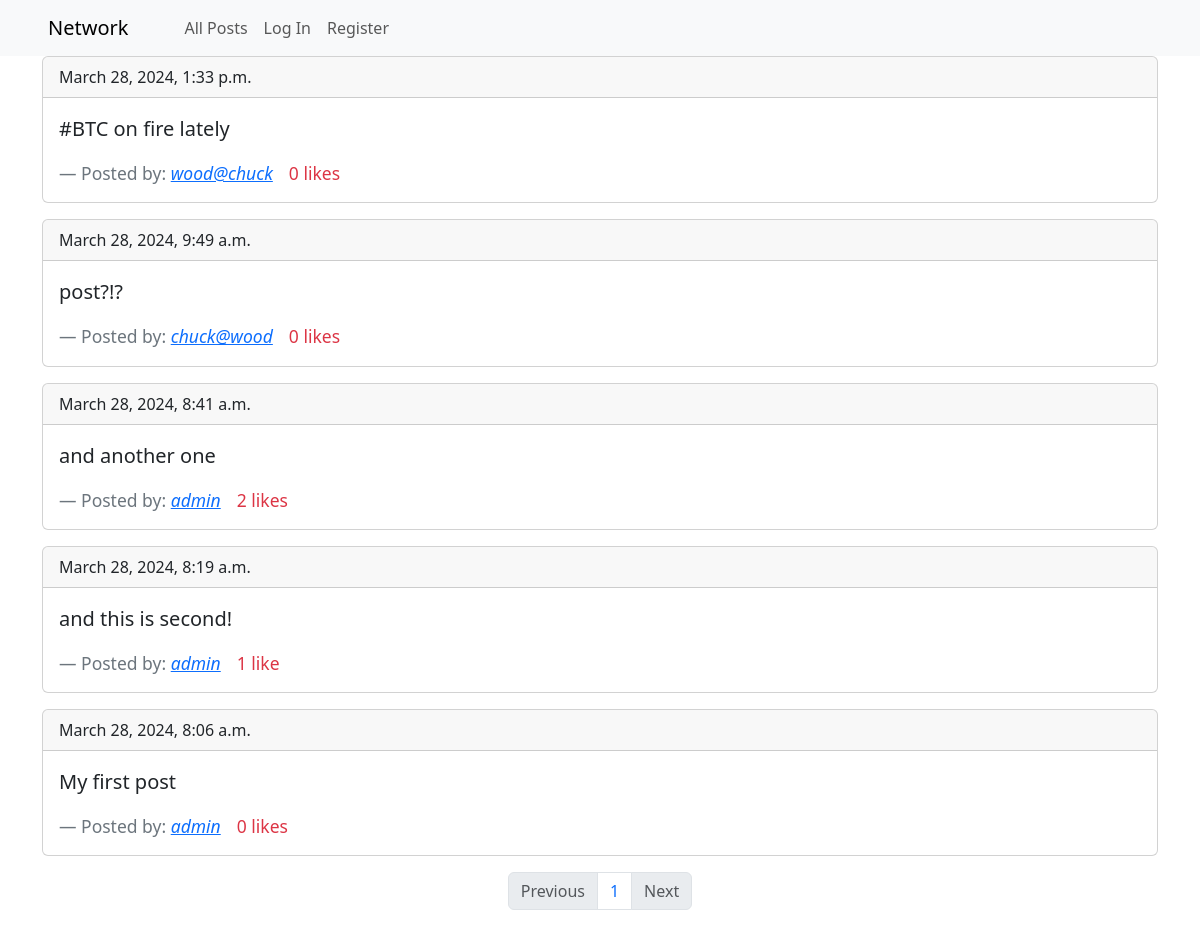
Before: / with the older database file.
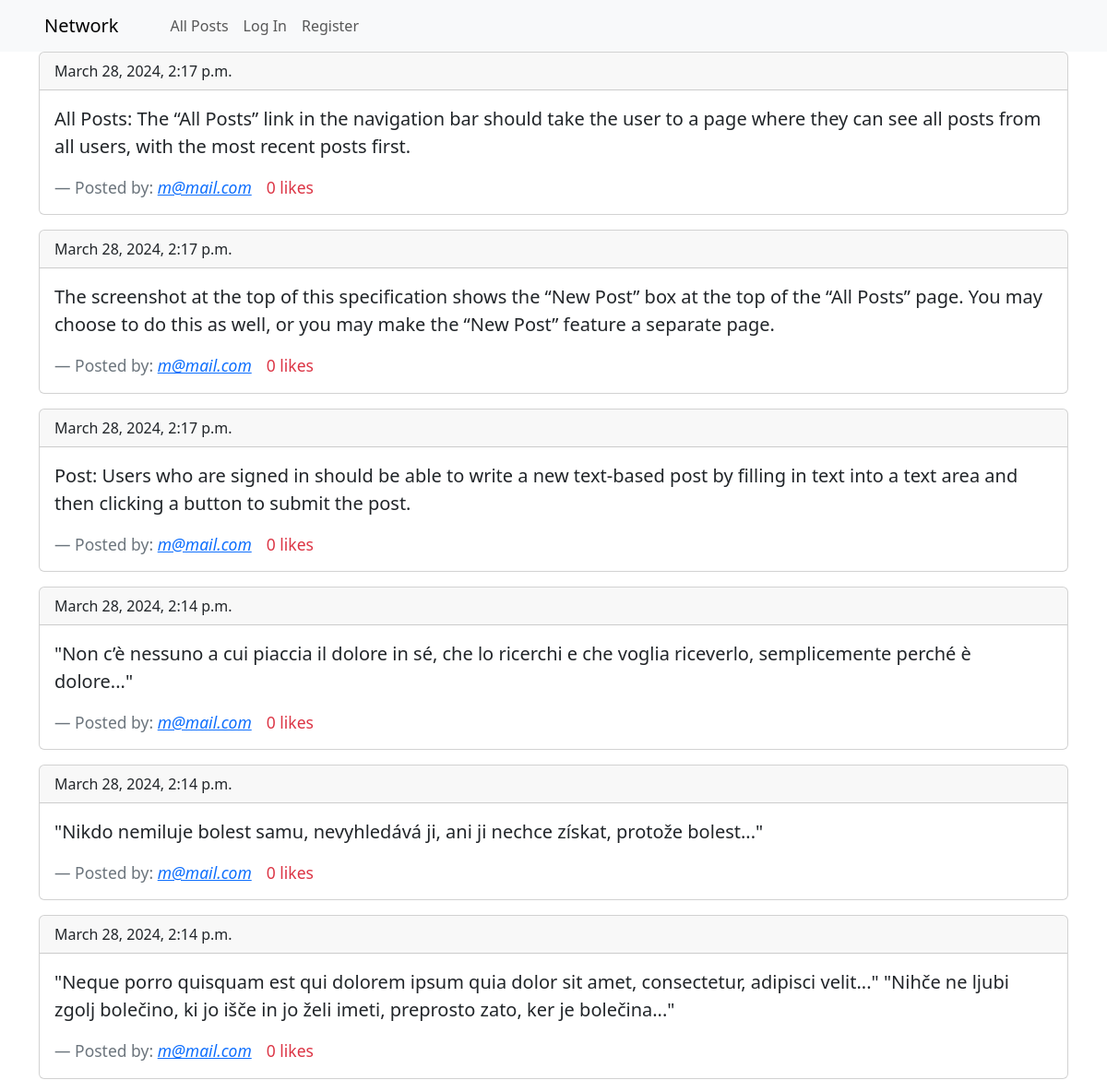
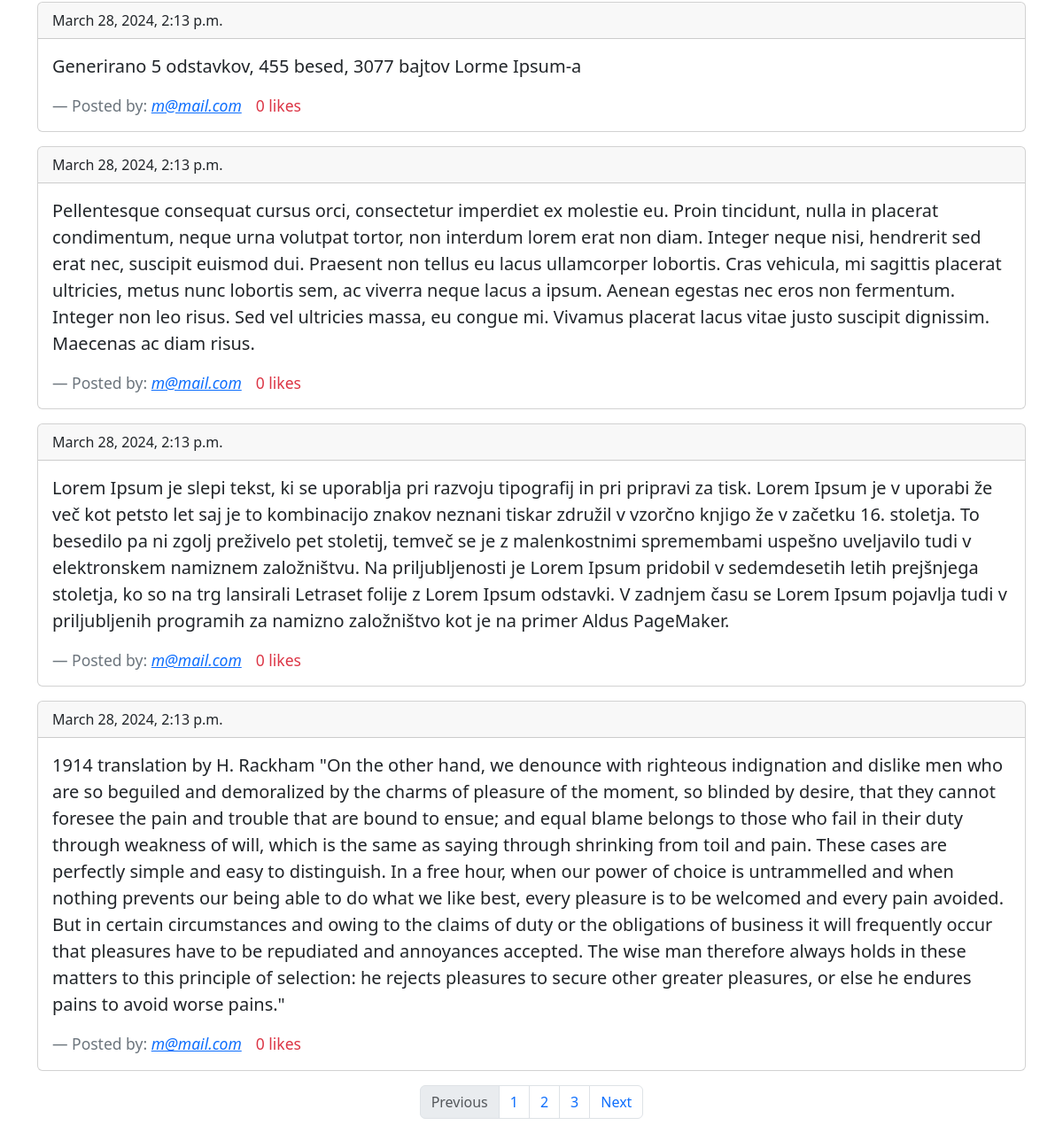
After: the same page with the newer database file (2 pictures, top to bottom).
### network/models.py (models this page shows, shortened)
class Post(models.Model):
    user = models.ForeignKey(User, on_delete=models.CASCADE, related_name='posts')
    content = models.TextField(max_length=1000)
    likes = models.IntegerField(default=0)
    timestamp = models.DateTimeField(auto_now_add=True)

class User(AbstractUser):
    pass

### network/views.py (the view)
# urls.py: path("", views.index, name="index"),
def index(request):
    posts = Post.objects.all().order_by("-timestamp")
    p = Paginator(posts, 10)
    page_number = request.GET.get('page')
    if not page_number:
        page_number = 1
    try:
        page_obj = p.page(page_number)
    except InvalidPage:
        page_obj = p.page(1)
    return render(request, "network/index.html", {
        "page_obj": page_obj,
    })

### network/templates/network/index.html (shortened to what this page needs)
{% extends "network/layout.html" %}
{% load static %}
{% block body %}
    <div class="container">
        {% for post in page_obj %}
            <div class="card mb-3">
                <div class="card-header">{{ post.timestamp }}</div>
                <div class="card-body">
                    <blockquote class="blockquote mb-0">
                        <p>{{ post.content }}</p>
                        <footer class="d-flex flex-row blockquote-footer mt-2">
                            Posted by:{{ "&nbsp;" }}
                            <cite title="Source Title">
                                <a href="{% url "user_profile" post.user.id %}">
                                    {{ post.user }}
                                </a>
                            </cite>
                            <div class="link link-danger ms-3" id="like_post">
                                {% if post.likes == 1 %}
                                    {{ post.likes }} like
                                {% else %}
                                    {{ post.likes }} likes
                                {% endif %}
                            </div>
                        </footer>
                    </blockquote>
                </div>
            </div>
        {% endfor %}
        {% if page_obj.end_index >= 1%}
            <nav aria-label="Page navigation example">
                <ul class="pagination justify-content-center">
                    {% if page_obj.has_previous %}
                        <li class="page-item">
                            <a class="page-link" href="?page={{ page_obj.previous_page_number }}">Previous</a>
                        </li>
                    {% else %}
                        <li class="page-item disabled">
                            <a class="page-link" href="#">Previous</a>
                        </li>
                    {% endif %}
                    {% for num in page_obj.paginator.page_range %}
                        <li class="page-item"><a class="page-link" href="?page={{ num }}">{{ num }}</a></li>
                    {% endfor %}
                    {% if page_obj.has_next %}
                        <li class="page-item">
                            <a class="page-link" href="?page={{ page_obj.next_page_number }}">Next</a>
                        </li>
                    {% else %}
                        <li class="page-item disabled">
                            <a class="page-link" href="#">Next</a>
                        </li>
                    {% endif %}
                </ul>
            </nav>
        {% endif %}
    </div>
{% endblock body %}

Changed rows visible on the page:
no longer on this page (row unchanged): Post: timestamp "March 28, 2024, 1:33 p.m.", content "#BTC on fire lately", user "wood@chuck", likes "0"
no longer on this page (row unchanged): Post: timestamp "March 28, 2024, 9:49 a.m.", content "post?!?", user "chuck@wood", likes "0"
no longer on this page (row unchanged): Post: timestamp "March 28, 2024, 8:41 a.m.", content "and another one", user "admin", likes "2"
no longer on this page (row unchanged): Post: timestamp "March 28, 2024, 8:19 a.m.", content "and this is second!", user "admin", likes "1"
no longer on this page (row unchanged): Post: timestamp "March 28, 2024, 8:06 a.m.", content "My first post", user "admin", likes "0"
added Post: timestamp "March 28, 2024, 2:17 p.m.", content "All Posts: The “All Posts” link in the navigation bar should take the user to a page where they can see all posts from all users, with the most recent posts first.", user "m@mail.com", likes "0"
added Post: timestamp "March 28, 2024, 2:17 p.m.", content "The screenshot at the top of this specification shows the “New Post” box at the top of the “All Posts” page. You may choose to do this as well, or you may make the “New Post” feature a separate page.", user "m@mail.com", likes "0"
added Post: timestamp "March 28, 2024, 2:17 p.m.", content "Post: Users who are signed in should be able to write a new text-based post by filling in text into a text area and then clicking a button to submit the post.", user "m@mail.com", likes "0"
added Post: timestamp "March 28, 2024, 2:14 p.m.", content "\"Non c’è nessuno a cui piaccia il dolore in sé, che lo ricerchi e che voglia riceverlo, semplicemente perché è dolore...\"", user "m@mail.com", likes "0"
added Post: timestamp "March 28, 2024, 2:14 p.m.", content "\"Nikdo nemiluje bolest samu, nevyhledává ji, ani ji nechce získat, protože bolest...\"", user "m@mail.com", likes "0"
added Post: timestamp "March 28, 2024, 2:14 p.m.", content "\"Neque porro quisquam est qui dolorem ipsum quia dolor sit amet, consectetur, adipisci velit...\" \"Nihče ne ljubi zgolj bolečino, ki jo išče in jo želi imeti, preprosto zato, ker je bolečina...\"", user "m@mail.com", likes "0"
added Post: timestamp "March 28, 2024, 2:13 p.m.", content "Generirano 5 odstavkov, 455 besed, 3077 bajtov Lorme Ipsum-a", user "m@mail.com", likes "0"
added Post: timestamp "March 28, 2024, 2:13 p.m.", content "Pellentesque consequat cursus orci, consectetur imperdiet ex molestie eu. Proin tincidunt, nulla in placerat condimentum, neque urna volutpat tortor, non interdum lorem erat non diam. Integer neque nisi, hendrerit sed erat nec, suscipit euismod dui. Praesent non tellus eu lacus ullamcorper lobortis. Cras vehicula, mi sagittis placerat ultricies, metus nunc lobortis sem, ac viverra neque lacus a ipsum. Aenean egestas nec eros non fermentum. Integer non leo risus. Sed vel ultricies massa, eu congue mi. Vivamus placerat lacus vitae justo suscipit dignissim. Maecenas ac diam risus.", user "m@mail.com", likes "0"
added Post: timestamp "March 28, 2024, 2:13 p.m.", content "Lorem Ipsum je slepi tekst, ki se uporablja pri razvoju tipografij in pri pripravi za tisk. Lorem Ipsum je v uporabi že več kot petsto let saj je to kombinacijo znakov neznani tiskar združil v vzorčno knjigo že v začetku 16. stoletja. To besedilo pa ni zgolj preživelo pet stoletij, temveč se je z malenkostnimi spremembami uspešno uveljavilo tudi v elektronskem namiznem založništvu. Na priljubljenosti je Lorem Ipsum pridobil v sedemdesetih letih prejšnjega stoletja, ko so na trg lansirali Letraset folije z Lorem Ipsum odstavki. V zadnjem času se Lorem Ipsum pojavlja tudi v priljubljenih programih za namizno založništvo kot je na primer Aldus PageMaker.", user "m@mail.com", likes "0"
added Post: timestamp "March 28, 2024, 2:13 p.m.", content "1914 translation by H. Rackham \"On the other hand, we denounce with righteous indignation and dislike men who are so beguiled and demoralized by the charms of pleasure of the moment, so blinded by desire, that they cannot foresee the pain and trouble that are bound to ensue; and equal blame belongs to those who fail in their duty through weakness of will, which is the same as saying through shrinking from toil and pain. These cases are perfectly simple and easy to distinguish. In a free hour, when our power of choice is untrammelled and when nothing prevents our being able to do what we like best, every pleasure is to be welcomed and every pain avoided. But in certain circumstances and…", user "m@mail.com", likes "0"
Other visible differences:
new list line: "2"
new list line: "3"
